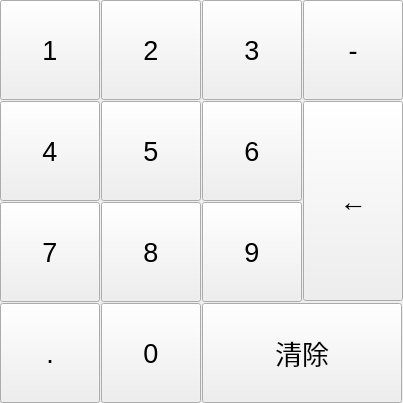
<?xml version="1.0" encoding="UTF-8"?>
<ui version="4.0">
 <class>frmNum</class>
 <widget class="QWidget" name="frmNum">
  <property name="geometry">
   <rect>
    <x>0</x>
    <y>0</y>
    <width>403</width>
    <height>403</height>
   </rect>
  </property>
  <property name="minimumSize">
   <size>
    <width>0</width>
    <height>0</height>
   </size>
  </property>
  <property name="windowTitle">
   <string>数字键盘</string>
  </property>
  <layout class="QGridLayout" name="gridLayout">
   <property name="leftMargin">
    <number>0</number>
   </property>
   <property name="topMargin">
    <number>0</number>
   </property>
   <property name="rightMargin">
    <number>0</number>
   </property>
   <property name="bottomMargin">
    <number>0</number>
   </property>
   <property name="spacing">
    <number>1</number>
   </property>
   <item row="0" column="0">
    <widget class="QPushButton" name="btn1">
     <property name="sizePolicy">
      <sizepolicy hsizetype="Ignored" vsizetype="Expanding">
       <horstretch>0</horstretch>
       <verstretch>0</verstretch>
      </sizepolicy>
     </property>
     <property name="minimumSize">
      <size>
       <width>100</width>
       <height>100</height>
      </size>
     </property>
     <property name="maximumSize">
      <size>
       <width>100</width>
       <height>100</height>
      </size>
     </property>
     <property name="font">
      <font>
       <pointsize>20</pointsize>
      </font>
     </property>
     <property name="focusPolicy">
      <enum>Qt::NoFocus</enum>
     </property>
     <property name="text">
      <string>1</string>
     </property>
     <property name="flat">
      <bool>false</bool>
     </property>
    </widget>
   </item>
   <item row="0" column="1">
    <widget class="QPushButton" name="btn2">
     <property name="sizePolicy">
      <sizepolicy hsizetype="Ignored" vsizetype="Expanding">
       <horstretch>0</horstretch>
       <verstretch>0</verstretch>
      </sizepolicy>
     </property>
     <property name="minimumSize">
      <size>
       <width>100</width>
       <height>100</height>
      </size>
     </property>
     <property name="maximumSize">
      <size>
       <width>100</width>
       <height>100</height>
      </size>
     </property>
     <property name="font">
      <font>
       <pointsize>20</pointsize>
      </font>
     </property>
     <property name="focusPolicy">
      <enum>Qt::NoFocus</enum>
     </property>
     <property name="text">
      <string>2</string>
     </property>
     <property name="flat">
      <bool>false</bool>
     </property>
    </widget>
   </item>
   <item row="0" column="2">
    <widget class="QPushButton" name="btn3">
     <property name="sizePolicy">
      <sizepolicy hsizetype="Ignored" vsizetype="Expanding">
       <horstretch>0</horstretch>
       <verstretch>0</verstretch>
      </sizepolicy>
     </property>
     <property name="minimumSize">
      <size>
       <width>100</width>
       <height>100</height>
      </size>
     </property>
     <property name="maximumSize">
      <size>
       <width>100</width>
       <height>100</height>
      </size>
     </property>
     <property name="font">
      <font>
       <pointsize>20</pointsize>
      </font>
     </property>
     <property name="focusPolicy">
      <enum>Qt::NoFocus</enum>
     </property>
     <property name="text">
      <string>3</string>
     </property>
    </widget>
   </item>
   <item row="0" column="3">
    <widget class="QPushButton" name="btnNeg">
     <property name="sizePolicy">
      <sizepolicy hsizetype="Ignored" vsizetype="Expanding">
       <horstretch>0</horstretch>
       <verstretch>0</verstretch>
      </sizepolicy>
     </property>
     <property name="minimumSize">
      <size>
       <width>100</width>
       <height>100</height>
      </size>
     </property>
     <property name="maximumSize">
      <size>
       <width>100</width>
       <height>100</height>
      </size>
     </property>
     <property name="font">
      <font>
       <pointsize>20</pointsize>
      </font>
     </property>
     <property name="focusPolicy">
      <enum>Qt::NoFocus</enum>
     </property>
     <property name="text">
      <string>-</string>
     </property>
    </widget>
   </item>
   <item row="1" column="0">
    <widget class="QPushButton" name="btn4">
     <property name="sizePolicy">
      <sizepolicy hsizetype="Ignored" vsizetype="Expanding">
       <horstretch>0</horstretch>
       <verstretch>0</verstretch>
      </sizepolicy>
     </property>
     <property name="minimumSize">
      <size>
       <width>100</width>
       <height>100</height>
      </size>
     </property>
     <property name="maximumSize">
      <size>
       <width>100</width>
       <height>100</height>
      </size>
     </property>
     <property name="font">
      <font>
       <pointsize>20</pointsize>
      </font>
     </property>
     <property name="focusPolicy">
      <enum>Qt::NoFocus</enum>
     </property>
     <property name="text">
      <string>4</string>
     </property>
     <property name="flat">
      <bool>false</bool>
     </property>
    </widget>
   </item>
   <item row="1" column="1">
    <widget class="QPushButton" name="btn5">
     <property name="sizePolicy">
      <sizepolicy hsizetype="Ignored" vsizetype="Expanding">
       <horstretch>0</horstretch>
       <verstretch>0</verstretch>
      </sizepolicy>
     </property>
     <property name="minimumSize">
      <size>
       <width>100</width>
       <height>100</height>
      </size>
     </property>
     <property name="maximumSize">
      <size>
       <width>100</width>
       <height>100</height>
      </size>
     </property>
     <property name="font">
      <font>
       <pointsize>20</pointsize>
      </font>
     </property>
     <property name="focusPolicy">
      <enum>Qt::NoFocus</enum>
     </property>
     <property name="text">
      <string>5</string>
     </property>
     <property name="flat">
      <bool>false</bool>
     </property>
    </widget>
   </item>
   <item row="1" column="2">
    <widget class="QPushButton" name="btn6">
     <property name="sizePolicy">
      <sizepolicy hsizetype="Ignored" vsizetype="Expanding">
       <horstretch>0</horstretch>
       <verstretch>0</verstretch>
      </sizepolicy>
     </property>
     <property name="minimumSize">
      <size>
       <width>100</width>
       <height>100</height>
      </size>
     </property>
     <property name="maximumSize">
      <size>
       <width>100</width>
       <height>100</height>
      </size>
     </property>
     <property name="font">
      <font>
       <pointsize>20</pointsize>
      </font>
     </property>
     <property name="focusPolicy">
      <enum>Qt::NoFocus</enum>
     </property>
     <property name="text">
      <string>6</string>
     </property>
    </widget>
   </item>
   <item row="1" column="3" rowspan="2">
    <widget class="QPushButton" name="btnDelete">
     <property name="sizePolicy">
      <sizepolicy hsizetype="Ignored" vsizetype="Expanding">
       <horstretch>0</horstretch>
       <verstretch>0</verstretch>
      </sizepolicy>
     </property>
     <property name="minimumSize">
      <size>
       <width>100</width>
       <height>200</height>
      </size>
     </property>
     <property name="maximumSize">
      <size>
       <width>100</width>
       <height>200</height>
      </size>
     </property>
     <property name="font">
      <font>
       <pointsize>20</pointsize>
      </font>
     </property>
     <property name="focusPolicy">
      <enum>Qt::NoFocus</enum>
     </property>
     <property name="text">
      <string>←</string>
     </property>
    </widget>
   </item>
   <item row="2" column="0">
    <widget class="QPushButton" name="btn7">
     <property name="sizePolicy">
      <sizepolicy hsizetype="Ignored" vsizetype="Expanding">
       <horstretch>0</horstretch>
       <verstretch>0</verstretch>
      </sizepolicy>
     </property>
     <property name="minimumSize">
      <size>
       <width>100</width>
       <height>100</height>
      </size>
     </property>
     <property name="maximumSize">
      <size>
       <width>100</width>
       <height>100</height>
      </size>
     </property>
     <property name="font">
      <font>
       <pointsize>20</pointsize>
      </font>
     </property>
     <property name="focusPolicy">
      <enum>Qt::NoFocus</enum>
     </property>
     <property name="text">
      <string>7</string>
     </property>
     <property name="flat">
      <bool>false</bool>
     </property>
    </widget>
   </item>
   <item row="2" column="1">
    <widget class="QPushButton" name="btn8">
     <property name="sizePolicy">
      <sizepolicy hsizetype="Ignored" vsizetype="Expanding">
       <horstretch>0</horstretch>
       <verstretch>0</verstretch>
      </sizepolicy>
     </property>
     <property name="minimumSize">
      <size>
       <width>100</width>
       <height>100</height>
      </size>
     </property>
     <property name="maximumSize">
      <size>
       <width>100</width>
       <height>100</height>
      </size>
     </property>
     <property name="font">
      <font>
       <pointsize>20</pointsize>
      </font>
     </property>
     <property name="focusPolicy">
      <enum>Qt::NoFocus</enum>
     </property>
     <property name="text">
      <string>8</string>
     </property>
     <property name="flat">
      <bool>false</bool>
     </property>
    </widget>
   </item>
   <item row="2" column="2">
    <widget class="QPushButton" name="btn9">
     <property name="sizePolicy">
      <sizepolicy hsizetype="Ignored" vsizetype="Expanding">
       <horstretch>0</horstretch>
       <verstretch>0</verstretch>
      </sizepolicy>
     </property>
     <property name="minimumSize">
      <size>
       <width>100</width>
       <height>100</height>
      </size>
     </property>
     <property name="maximumSize">
      <size>
       <width>100</width>
       <height>100</height>
      </size>
     </property>
     <property name="font">
      <font>
       <pointsize>20</pointsize>
      </font>
     </property>
     <property name="focusPolicy">
      <enum>Qt::NoFocus</enum>
     </property>
     <property name="text">
      <string>9</string>
     </property>
    </widget>
   </item>
   <item row="3" column="0">
    <widget class="QPushButton" name="btnDot">
     <property name="sizePolicy">
      <sizepolicy hsizetype="Ignored" vsizetype="Expanding">
       <horstretch>0</horstretch>
       <verstretch>0</verstretch>
      </sizepolicy>
     </property>
     <property name="minimumSize">
      <size>
       <width>100</width>
       <height>100</height>
      </size>
     </property>
     <property name="maximumSize">
      <size>
       <width>100</width>
       <height>100</height>
      </size>
     </property>
     <property name="font">
      <font>
       <pointsize>20</pointsize>
      </font>
     </property>
     <property name="focusPolicy">
      <enum>Qt::NoFocus</enum>
     </property>
     <property name="text">
      <string>.</string>
     </property>
    </widget>
   </item>
   <item row="3" column="1">
    <widget class="QPushButton" name="btn0">
     <property name="sizePolicy">
      <sizepolicy hsizetype="Ignored" vsizetype="Expanding">
       <horstretch>0</horstretch>
       <verstretch>0</verstretch>
      </sizepolicy>
     </property>
     <property name="minimumSize">
      <size>
       <width>100</width>
       <height>100</height>
      </size>
     </property>
     <property name="maximumSize">
      <size>
       <width>100</width>
       <height>100</height>
      </size>
     </property>
     <property name="font">
      <font>
       <pointsize>20</pointsize>
      </font>
     </property>
     <property name="focusPolicy">
      <enum>Qt::NoFocus</enum>
     </property>
     <property name="text">
      <string>0</string>
     </property>
    </widget>
   </item>
   <item row="3" column="2" colspan="2">
    <widget class="QPushButton" name="btnClear">
     <property name="sizePolicy">
      <sizepolicy hsizetype="Ignored" vsizetype="Expanding">
       <horstretch>0</horstretch>
       <verstretch>0</verstretch>
      </sizepolicy>
     </property>
     <property name="minimumSize">
      <size>
       <width>200</width>
       <height>100</height>
      </size>
     </property>
     <property name="maximumSize">
      <size>
       <width>200</width>
       <height>100</height>
      </size>
     </property>
     <property name="font">
      <font>
       <pointsize>20</pointsize>
      </font>
     </property>
     <property name="focusPolicy">
      <enum>Qt::NoFocus</enum>
     </property>
     <property name="text">
      <string>清除</string>
     </property>
    </widget>
   </item>
  </layout>
 </widget>
 <resources/>
 <connections/>
</ui>
